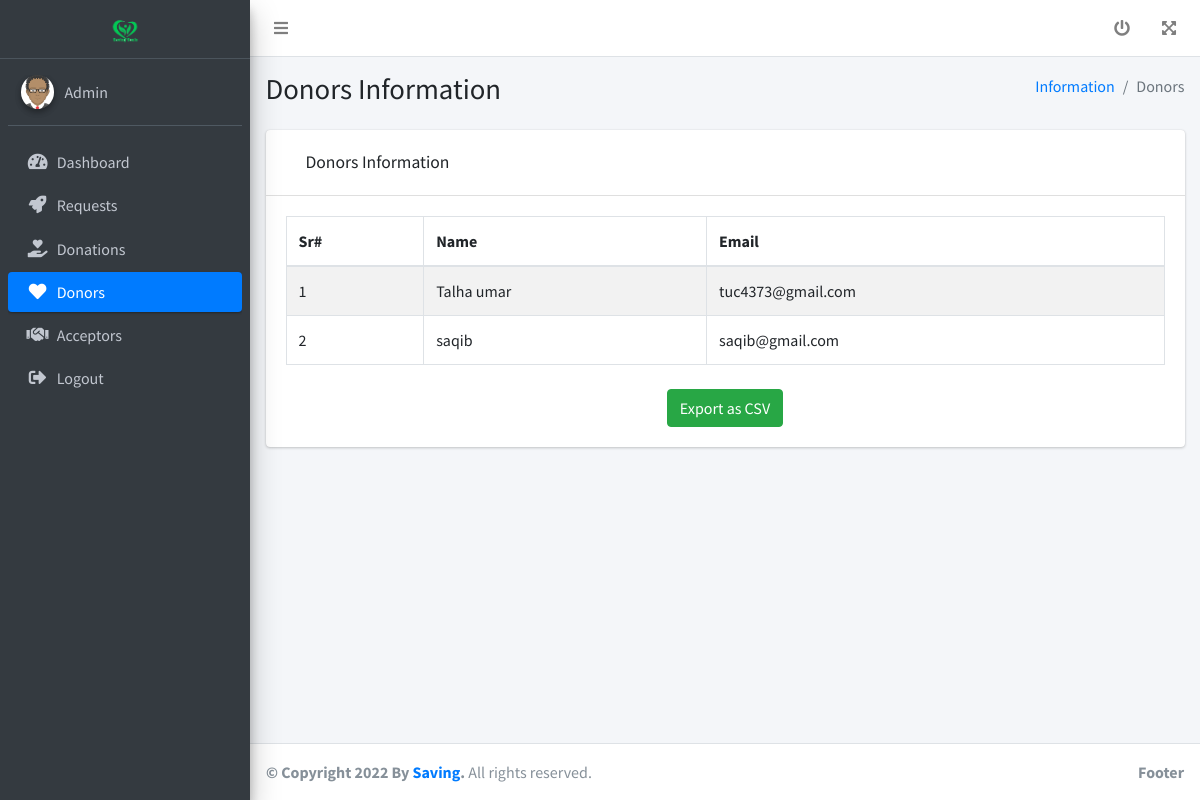
The app's page /admin/donors.php (signed in) with its own data.
### tables this page shows
CREATE TABLE `donor` (
  `id` int(11) NOT NULL,
  `name` varchar(255) NOT NULL,
  `email` varchar(255) NOT NULL,
  `password` varchar(255) NOT NULL
);

### admin/donors.php (the view, shortened to what this page needs)
<?php
include '../dbcon.php';
include 'others/header.php';
?>
<?php include 'others/sidebar.php'; ?>
  <div class="content-wrapper">
    <section class="content-header">
      <div class="container-fluid">
        <div class="row mb-2">
          <div class="col-sm-6">
            <h1>Donors Information</h1>
          </div>
          <div class="col-sm-6">
            <ol class="breadcrumb float-sm-right">
              <li class="breadcrumb-item"><a href="#">Information</a></li>
              <li class="breadcrumb-item active">Donors</li>
            </ol>
          </div>
        </div>
      </div>
    </section>
    <section class="content">
      <div class="container-fluid">
        <div class="row">
          <div class="col-12">
            <div class="card">
              <div class="card-header">
                <div class="row" style="padding: 10px 20px;">
                    <div class="col-md-6 col-sm-6 col-6">
                      <h3 class="card-title">Donors Information</h3>
                    </div>
                </div>
              </div>
              <div class="card-body">
                <table id="example1" class="table table-bordered table-striped">
                  <thead>
                  <tr>
                    <th>Sr#</th>
                    <th>Name</th>
                    <th>Email</th>
                  </tr>
                  </thead>
                  <tbody>
                    <?php
                    $k=0;
                   $sql1 = "SELECT * FROM donor";
                    $result1 = $conn->query($sql1);
                   if ($result1->num_rows > 0) {
                     while($row = $result1->fetch_assoc()) {
                    ?>
                  <tr id="<?php echo $row['id'];?>">
                    <td><?php echo ++$k; ?></td>
                   <td><?php echo $row['name'];?></td>
                   <td><?php echo $row['email'];?></td>
                  </tr>
                   <?php } } else { ?>
                    <tr>
                      <th colspan="3">No Record Exists!!!!</th>
                    </tr>
                     <?php } ?>
                  </tbody>
                </table>
                <br>
 <center>
    <button id="export" class="btn btn-success">Export as CSV</button>
</center>
              </div>
            </div>
          </div>
        </div>
      </div>
    </section>
  </div>
  <?php include 'others/footer.php'; ?>

### records on screen
donor: name "Talha umar", email "tuc4373@gmail.com"
donor: name "saqib", email "saqib@gmail.com"
